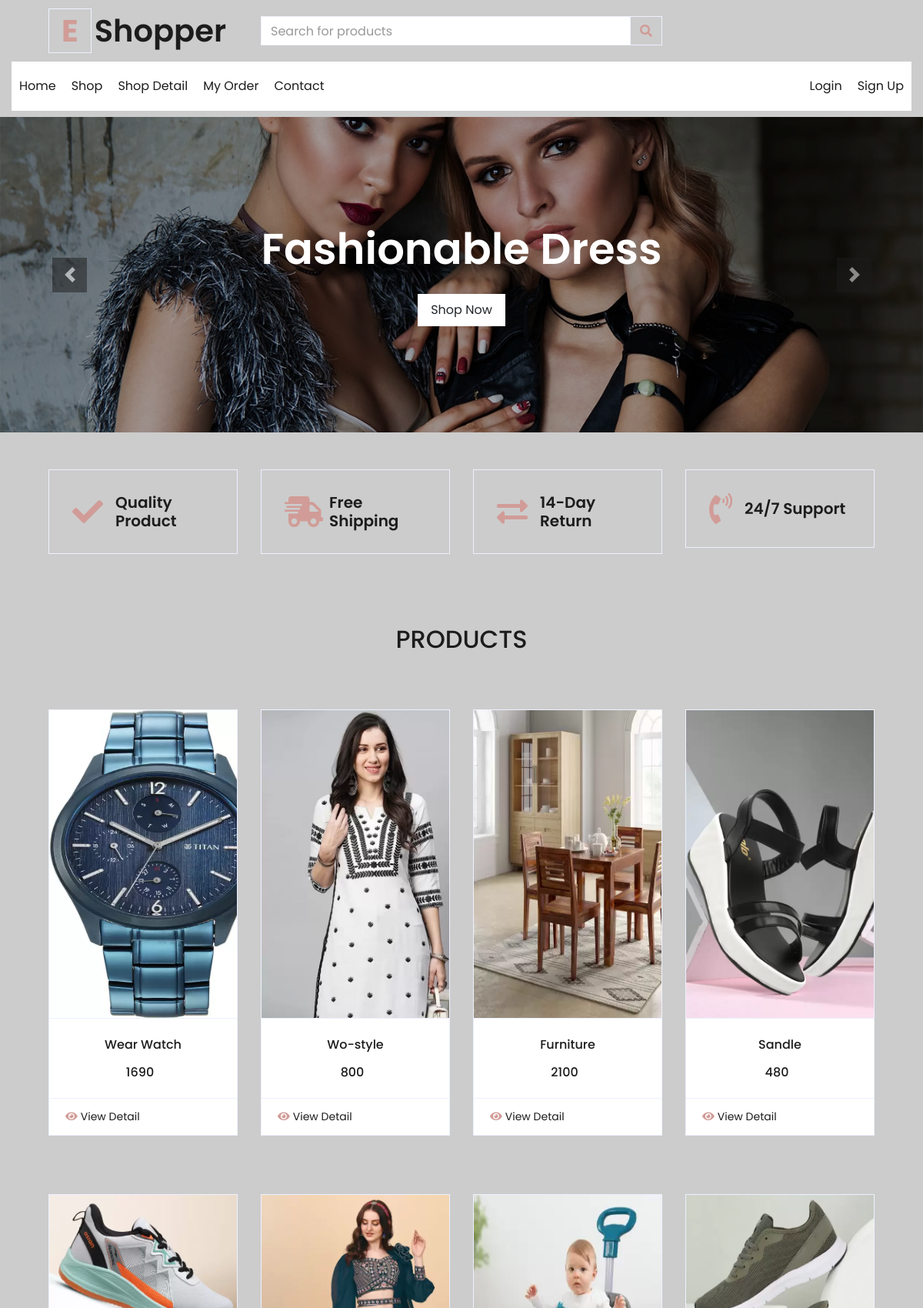
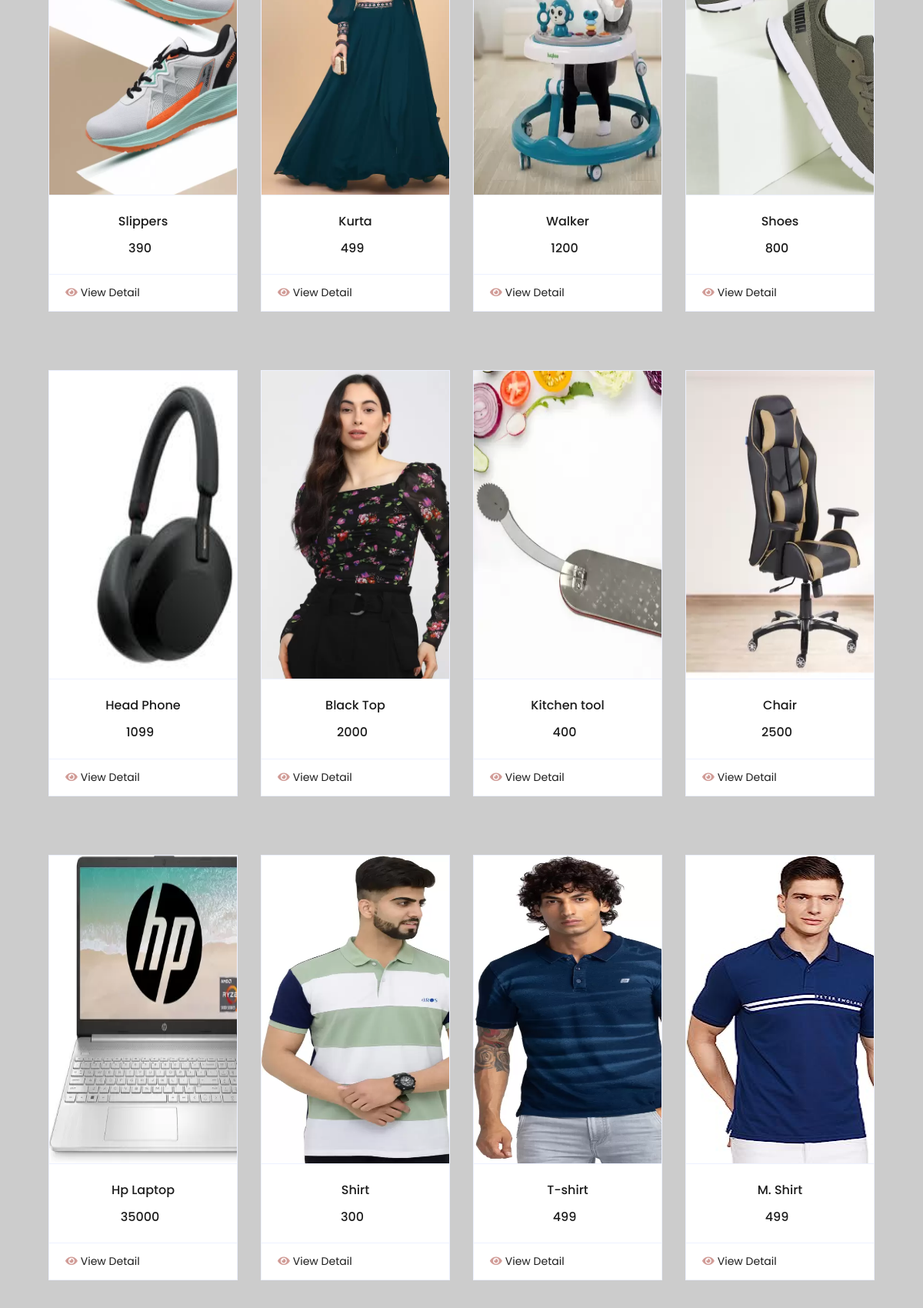
The page / (upper part) on the database its author committed (2 pictures, top to bottom).
### app/models.py (models this page shows, shortened)
class Product(models.Model):
    seller=models.ForeignKey(User,on_delete=models.CASCADE)
    choice1=(
        ("Men","Men"),
        ("Women","Women"),
        ("Kids","kids"),
        ("Accessories","Accessories"),
        ("Shoes","Shoes"),
        ("Goggles","Goggles"),
        ("Makeup","Makeup"),
        ("Furniture","Sandals"),
        ("Party Bulb","Party Bulb"),
        ("Kitchen tools","Kitchen tools"),
        )
    product_category=models.CharField(max_length=100,choices=choice1)
    product_name=models.CharField(max_length=100)
    product_price=models.PositiveIntegerField()
    product_desc=models.TextField()
    product_image=models.ImageField(upload_to="product_image",default="")

### app/views.py (the view)
# urls.py: path('',views.index,name='index'),
def index(request):
    products=Product.objects.all()
    return render(request,'index.html',{'products':products})

### app/templates/index.html (shortened to what this page needs)
{% extends 'header.html' %}
{% load static %}
{% block content %}
<!DOCTYPE html>
<html lang="en">
<head>
</head>
<body>
    <div id="header-carousel" class="carousel slide" data-ride="carousel">
        <div class="carousel-inner">
            <div class="carousel-item active" style="height: 410px;">
                <img class="img-fluid" src="{% static 'img/carousel-1.jpg' %}" alt="Image">
                <div class="carousel-caption d-flex flex-column align-items-center justify-content-center">
                    <div class="p-3" style="max-width: 700px;">
                        <h3 class="display-4 text-white font-weight-semi-bold mb-4">Fashionable Dress</h3>
                        <a href="{% url 'shop' %}" class="btn btn-light py-2 px-3">Shop Now</a>
                    </div>
                </div>
            </div>
        </div>
        <a class="carousel-control-prev" href="#header-carousel" data-slide="prev">
            <div class="btn btn-dark" style="width: 45px; height: 45px;">
                <span class="carousel-control-prev-icon mb-n2"></span>
            </div>
        </a>
        <a class="carousel-control-next" href="#header-carousel" data-slide="next">
            <div class="btn btn-dark" style="width: 45px; height: 45px;">
                <span class="carousel-control-next-icon mb-n2"></span>
            </div>
        </a>
    </div>
     <div class="container-fluid pt-5">
        <div class="row px-xl-5 pb-3">
            <div class="col-lg-3 col-md-6 col-sm-12 pb-1">
                <div class="d-flex align-items-center border mb-4" style="padding: 30px;">
                    <h1 class="fa fa-check text-primary m-0 mr-3"></h1>
                    <h5 class="font-weight-semi-bold m-0">Quality Product</h5>
                </div>
            </div>
            <div class="col-lg-3 col-md-6 col-sm-12 pb-1">
                <div class="d-flex align-items-center border mb-4" style="padding: 30px;">
                    <h1 class="fa fa-shipping-fast text-primary m-0 mr-2"></h1>
                    <h5 class="font-weight-semi-bold m-0">Free Shipping</h5>
                </div>
            </div>
            <div class="col-lg-3 col-md-6 col-sm-12 pb-1">
                <div class="d-flex align-items-center border mb-4" style="padding: 30px;">
                    <h1 class="fas fa-exchange-alt text-primary m-0 mr-3"></h1>
                    <h5 class="font-weight-semi-bold m-0">14-Day Return</h5>
                </div>
            </div>
            <div class="col-lg-3 col-md-6 col-sm-12 pb-1">
                <div class="d-flex align-items-center border mb-4" style="padding: 30px;">
                    <h1 class="fa fa-phone-volume text-primary m-0 mr-3"></h1>
                    <h5 class="font-weight-semi-bold m-0">24/7 Support</h5>
                </div>
            </div>
        </div>
    </div>
    <div class="container-fluid pt-5">
        <div class="text-center mb-4">
            <h2><span class="px-2"> PRODUCTS</span></h2>
        </div>
         <br><br>
        <div class="row px-xl-5 pb-3">
            {%for i in products %}
            <div class="col-lg-3 col-md-6 col-sm-12 pb-1">
                <div class="card product-item border-0 mb-4">
                    <div class="card-header product-img position-relative overflow-hidden bg-transparent border p-0">
                        <img src="{{i.product_image.url}}" class="img-fluid w-100"  alt="{{i.product_name}}" style=" max-width:300px; max-height:400px; min-width:300px; min-height:400px;">
                    </div>
                    <div class="card-body border-left border-right text-center p-0 pt-4 pb-3">
                        <h6 class="text-truncate mb-3">{{i.product_name}}</h6>
                        <div class="d-flex justify-content-center">
                            <h6>{{i.product_price}}</h6><h6 class="text-muted ml-2"><del></del></h6>
                        </div>
                    </div>
                    <div class="card-footer d-flex justify-content-between bg-light border">
                        <a href="{% url 'view-detail' pk=i.pk %}" class="btn btn-sm text-dark p-0"><i class="fas fa-eye text-primary mr-1"></i>View Detail</a>
                    </div>
                </div>
                <br><br>
            </div>
            {%endfor%}
        </div>
    </div>
</body>
</html>
{% endblock %}

### app/templates/index.html (style rules this page uses)
body { background-image: url("paper.gif"); background-color: #cccccc ; }

### rows shown on the page
Product: product_image (picture), product_name "Wear Watch", product_price "1690"
Product: product_image (picture), product_name "Wo-style", product_price "800"
Product: product_image (picture), product_name "Furniture", product_price "2100"
Product: product_image (picture), product_name "Sandle", product_price "480"
Product: product_image (picture), product_name "Slippers", product_price "390"
Product: product_image (picture), product_name "Kurta", product_price "499"
Product: product_image (picture), product_name "Walker", product_price "1200"
Product: product_image (picture), product_name "Shoes", product_price "800"
Product: product_image (picture), product_name "Head Phone", product_price "1099"
Product: product_image (picture), product_name "Black Top", product_price "2000"
Product: product_image (picture), product_name "Kitchen tool", product_price "400"
Product: product_image (picture), product_name "Chair", product_price "2500"
Product: product_image (picture), product_name "Hp Laptop", product_price "35000"
Product: product_image (picture), product_name "Shirt", product_price "300"
Product: product_image (picture), product_name "T-shirt", product_price "499"
Product: product_image (picture), product_name "M. Shirt", product_price "499"
